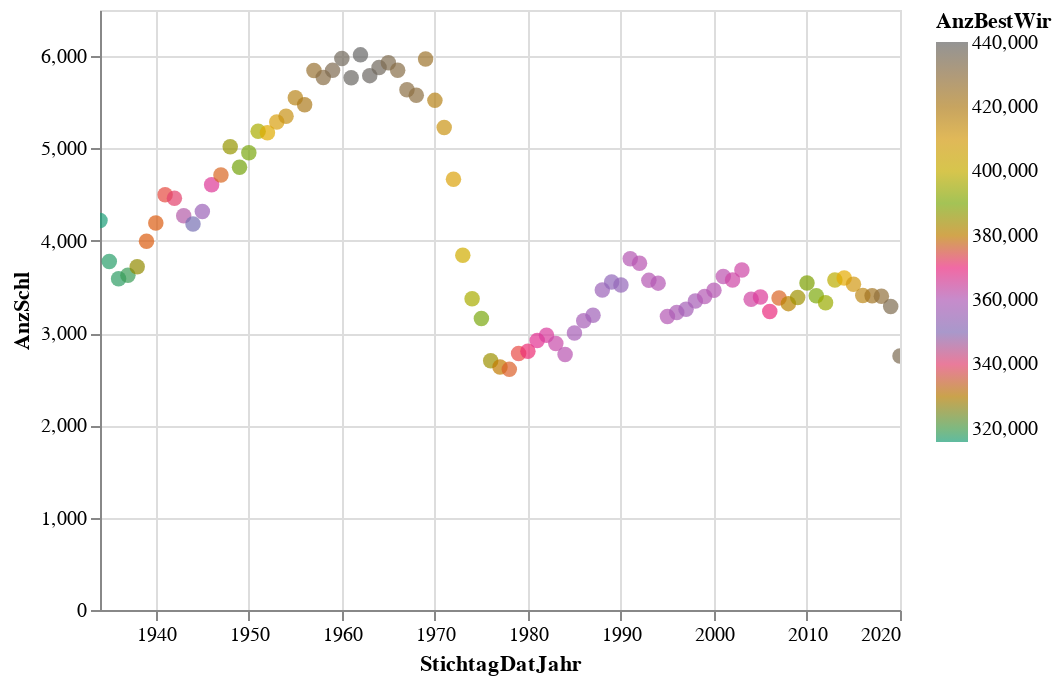

The cell this chart's notebook holds for it:
### Code cell
alt.Chart(data2betested).mark_circle(size=60).encode(
    x='StichtagDatJahr',
    y='AnzSchl',
    #color='AnzNat',
    #color=alt.Color('AnzNat', scale=alt.Scale(scheme='greens')),
    color=alt.Color('AnzBestWir', scale=alt.Scale(scheme='dark2')),
    tooltip=['AnzSchl','StichtagDatJahr','AnzSche','AnzBestWir']
).interactive() # this makes the axes interactive: now you can zoom & pan

### Figure 1 — Vega-Lite specification as saved in the notebook (floating-point values rounded to 4 significant figures)
{"config": {"view": {"continuousWidth": 400, "continuousHeight": 300}}, "data": {"name": "data-7b7dc74e409f9c83bd66be720559be2d"}, "mark": {"type": "circle", "size": 60}, "encoding": {"color": {"type": "quantitative", "field": "AnzBestWir", "scale": {"scheme": "dark2"}}, "tooltip": [{"type": "quantitative", "field": "AnzSchl"}, {"type": "temporal", "field": "StichtagDatJahr"}, {"type": "quantitative", "field": "AnzSche"}, {"type": "quantitative", "field": "AnzBestWir"}], "x": {"type": "temporal", "field": "StichtagDatJahr"}, "y": {"type": "quantitative", "field": "AnzSchl"}}, "selection": {"selector007": {"type": "interval", "bind": "scales", "encodings": ["x", "y"]}}, "$schema": "https://vega.github.io/schema/vega-lite/v4.8.1.json", "datasets": {"data-7b7dc74e409f9c83bd66be720559be2d": [{"StichtagDatJahr": "1934-01-01T00:00:00", "AnzSchl": 4220, "AnzSche": 705, "AnzBestWir": 315864}, {"StichtagDatJahr": "1935-01-01T00:00:00", "AnzSchl": 3775, "AnzSche": 678, "AnzBestWir": 317157}, {"StichtagDatJahr": "1936-01-01T00:00:00", "AnzSchl": 3588, "AnzSche": 703, "AnzBestWir": 317712}, {"StichtagDatJahr": "1937-01-01T00:00:00", "AnzSchl": 3626, "AnzSche": 712, "AnzBestWir": 318926}, {"StichtagDatJahr": "1938-01-01T00:00:00", "AnzSchl": 3719, "AnzSche": 716, "AnzBestWir": 326979}, {"StichtagDatJahr": "1939-01-01T00:00:00", "AnzSchl": 3995, "AnzSche": 679, "AnzBestWir": 333984}, {"StichtagDatJahr": "1940-01-01T00:00:00", "AnzSchl": 4193, "AnzSche": 626, "AnzBestWir": 334026}, {"StichtagDatJahr": "1941-01-01T00:00:00", "AnzSchl": 4498, "AnzSche": 646, "AnzBestWir": 336531}, {"StichtagDatJahr": "1942-01-01T00:00:00", "AnzSchl": 4460, "AnzSche": 647, "AnzBestWir": 339721}, {"StichtagDatJahr": "1943-01-01T00:00:00", "AnzSchl": 4271, "AnzSche": 664, "AnzBestWir": 345819}, {"StichtagDatJahr": "1944-01-01T00:00:00", "AnzSchl": 4181, "AnzSche": 649, "AnzBestWir": 351679}, {"StichtagDatJahr": "1945-01-01T00:00:00", "AnzSchl": 4316, "AnzSche": 744, "AnzBestWir": 357381}, {"StichtagDatJahr": "1946-01-01T00:00:00", "AnzSchl": 4606, "AnzSche": 872, "AnzBestWir": 367171}, {"StichtagDatJahr": "1947-01-01T00:00:00", "AnzSchl": 4713, "AnzSche": 926, "AnzBestWir": 377087}, {"StichtagDatJahr": "1948-01-01T00:00:00", "AnzSchl": 5018, "AnzSche": 883, "AnzBestWir": 383568}, {"StichtagDatJahr": "1949-01-01T00:00:00", "AnzSchl": 4797, "AnzSche": 834, "AnzBestWir": 386003}, {"StichtagDatJahr": "1950-01-01T00:00:00", "AnzSchl": 4954, "AnzSche": 891, "AnzBestWir": 389573}, {"StichtagDatJahr": "1951-01-01T00:00:00", "AnzSchl": 5187, "AnzSche": 912, "AnzBestWir": 396260}, {"StichtagDatJahr": "1952-01-01T00:00:00", "AnzSchl": 5170, "AnzSche": 867, "AnzBestWir": 403625}, {"StichtagDatJahr": "1953-01-01T00:00:00", "AnzSchl": 5286, "AnzSche": 887, "AnzBestWir": 408544}, {"StichtagDatJahr": "1954-01-01T00:00:00", "AnzSchl": 5349, "AnzSche": 850, "AnzBestWir": 413044}, {"StichtagDatJahr": "1955-01-01T00:00:00", "AnzSchl": 5550, "AnzSche": 911, "AnzBestWir": 417351}, {"StichtagDatJahr": "1956-01-01T00:00:00", "AnzSchl": 5473, "AnzSche": 825, "AnzBestWir": 420489}, {"StichtagDatJahr": "1957-01-01T00:00:00", "AnzSchl": 5844, "AnzSche": 857, "AnzBestWir": 426349}, {"StichtagDatJahr": "1958-01-01T00:00:00", "AnzSchl": 5769, "AnzSche": 776, "AnzBestWir": 431242}, {"StichtagDatJahr": "1959-01-01T00:00:00", "AnzSchl": 5846, "AnzSche": 858, "AnzBestWir": 434080}, {"StichtagDatJahr": "1960-01-01T00:00:00", "AnzSchl": 5975, "AnzSche": 787, "AnzBestWir": 437273}, {"StichtagDatJahr": "1961-01-01T00:00:00", "AnzSchl": 5766, "AnzSche": 752, "AnzBestWir": 439322}, {"StichtagDatJahr": "1962-01-01T00:00:00", "AnzSchl": 6014, "AnzSche": 778, "AnzBestWir": 440180}, {"StichtagDatJahr": "1963-01-01T00:00:00", "AnzSchl": 5789, "AnzSche": 728, "AnzBestWir": 439090}, {"StichtagDatJahr": "1964-01-01T00:00:00", "AnzSchl": 5878, "AnzSche": 709, "AnzBestWir": 437630}, {"StichtagDatJahr": "1965-01-01T00:00:00", "AnzSchl": 5928, "AnzSche": 660, "AnzBestWir": 433865}, {"StichtagDatJahr": "1966-01-01T00:00:00", "AnzSchl": 5848, "AnzSche": 689, "AnzBestWir": 431533}, {"StichtagDatJahr": "1967-01-01T00:00:00", "AnzSchl": 5636, "AnzSche": 686, "AnzBestWir": 430594}, {"StichtagDatJahr": "1968-01-01T00:00:00", "AnzSchl": 5577, "AnzSche": 710, "AnzBestWir": 430155}, {"StichtagDatJahr": "1969-01-01T00:00:00", "AnzSchl": 5969, "AnzSche": 764, "AnzBestWir": 425117}, {"StichtagDatJahr": "1970-01-01T00:00:00", "AnzSchl": 5521, "AnzSche": 699, "AnzBestWir": 417972}, {"StichtagDatJahr": "1971-01-01T00:00:00", "AnzSchl": 5228, "AnzSche": 716, "AnzBestWir": 412169}, {"StichtagDatJahr": "1972-01-01T00:00:00", "AnzSchl": 4667, "AnzSche": 757, "AnzBestWir": 407647}, {"StichtagDatJahr": "1973-01-01T00:00:00", "AnzSchl": 3844, "AnzSche": 834, "AnzBestWir": 401577}, {"StichtagDatJahr": "1974-01-01T00:00:00", "AnzSchl": 3372, "AnzSche": 799, "AnzBestWir": 396261}, {"StichtagDatJahr": "1975-01-01T00:00:00", "AnzSchl": 3157, "AnzSche": 752, "AnzBestWir": 389613}, {"StichtagDatJahr": "1976-01-01T00:00:00", "AnzSchl": 2700, "AnzSche": 772, "AnzBestWir": 382999}, {"StichtagDatJahr": "1977-01-01T00:00:00", "AnzSchl": 2633, "AnzSche": 955, "AnzBestWir": 379635}, {"StichtagDatJahr": "1978-01-01T00:00:00", "AnzSchl": 2607, "AnzSche": 859, "AnzBestWir": 376447}, {"StichtagDatJahr": "1979-01-01T00:00:00", "AnzSchl": 2778, "AnzSche": 768, "AnzBestWir": 374221}, {"StichtagDatJahr": "1980-01-01T00:00:00", "AnzSchl": 2804, "AnzSche": 867, "AnzBestWir": 370618}, {"StichtagDatJahr": "1981-01-01T00:00:00", "AnzSchl": 2919, "AnzSche": 857, "AnzBestWir": 368171}, {"StichtagDatJahr": "1982-01-01T00:00:00", "AnzSchl": 2976, "AnzSche": 819, "AnzBestWir": 366340}, {"StichtagDatJahr": "1983-01-01T00:00:00", "AnzSchl": 2887, "AnzSche": 847, "AnzBestWir": 363652}, {"StichtagDatJahr": "1984-01-01T00:00:00", "AnzSchl": 2769, "AnzSche": 873, "AnzBestWir": 361493}, {"StichtagDatJahr": "1985-01-01T00:00:00", "AnzSchl": 3000, "AnzSche": 794, "AnzBestWir": 359084}, {"StichtagDatJahr": "1986-01-01T00:00:00", "AnzSchl": 3134, "AnzSche": 1078, "AnzBestWir": 358873}, {"StichtagDatJahr": "1987-01-01T00:00:00", "AnzSchl": 3194, "AnzSche": 1156, "AnzBestWir": 358042}, {"StichtagDatJahr": "1988-01-01T00:00:00", "AnzSchl": 3467, "AnzSche": 1177, "AnzBestWir": 357360}, {"StichtagDatJahr": "1989-01-01T00:00:00", "AnzSchl": 3553, "AnzSche": 1176, "AnzBestWir": 355901}, {"StichtagDatJahr": "1990-01-01T00:00:00", "AnzSchl": 3521, "AnzSche": 1237, "AnzBestWir": 356352}, {"StichtagDatJahr": "1991-01-01T00:00:00", "AnzSchl": 3805, "AnzSche": 1305, "AnzBestWir": 360875}, {"StichtagDatJahr": "1992-01-01T00:00:00", "AnzSchl": 3757, "AnzSche": 1261, "AnzBestWir": 361488}, {"StichtagDatJahr": "1993-01-01T00:00:00", "AnzSchl": 3571, "AnzSche": 1475, "AnzBestWir": 360898}, {"StichtagDatJahr": "1994-01-01T00:00:00", "AnzSchl": 3541, "AnzSche": 1455, "AnzBestWir": 360848}, {"StichtagDatJahr": "1995-01-01T00:00:00", "AnzSchl": 3180, "AnzSche": 1488, "AnzBestWir": 360826}, {"StichtagDatJahr": "1996-01-01T00:00:00", "AnzSchl": 3222, "AnzSche": 1553, "AnzBestWir": 359648}, {"StichtagDatJahr": "1997-01-01T00:00:00", "AnzSchl": 3259, "AnzSche": 1557, "AnzBestWir": 358594}, {"StichtagDatJahr": "1998-01-01T00:00:00", "AnzSchl": 3348, "AnzSche": 1637, "AnzBestWir": 359073}, {"StichtagDatJahr": "1999-01-01T00:00:00", "AnzSchl": 3396, "AnzSche": 1628, "AnzBestWir": 360704}, {"StichtagDatJahr": "2000-01-01T00:00:00", "AnzSchl": 3463, "AnzSche": 1140, "AnzBestWir": 360980}, {"StichtagDatJahr": "2001-01-01T00:00:00", "AnzSchl": 3614, "AnzSche": 1107, "AnzBestWir": 362042}, {"StichtagDatJahr": "2002-01-01T00:00:00", "AnzSchl": 3574, "AnzSche": 1673, "AnzBestWir": 364558}, {"StichtagDatJahr": "2003-01-01T00:00:00", "AnzSchl": 3683, "AnzSche": 1545, "AnzBestWir": 364528}, {"StichtagDatJahr": "2004-01-01T00:00:00", "AnzSchl": 3367, "AnzSche": 1581, "AnzBestWir": 364977}, {"StichtagDatJahr": "2005-01-01T00:00:00", "AnzSchl": 3390, "AnzSche": 1856, "AnzBestWir": 366809}, {"StichtagDatJahr": "2006-01-01T00:00:00", "AnzSchl": 3234, "AnzSche": 1790, "AnzBestWir": 370062}, {"StichtagDatJahr": "2007-01-01T00:00:00", "AnzSchl": 3380, "AnzSche": 1643, "AnzBestWir": 376815}, {"StichtagDatJahr": "2008-01-01T00:00:00", "AnzSchl": 3319, "AnzSche": 1587, "AnzBestWir": 380499}, {"StichtagDatJahr": "2009-01-01T00:00:00", "AnzSchl": 3385, "AnzSche": 1780, "AnzBestWir": 382906}, {"StichtagDatJahr": "2010-01-01T00:00:00", "AnzSchl": 3543, "AnzSche": 1991, "AnzBestWir": 385468}, {"StichtagDatJahr": "2011-01-01T00:00:00", "AnzSchl": 3405, "AnzSche": 1544, "AnzBestWir": 390082}, {"StichtagDatJahr": "2012-01-01T00:00:00", "AnzSchl": 3328, "AnzSche": 1373, "AnzBestWir": 394012}, {"StichtagDatJahr": "2013-01-01T00:00:00", "AnzSchl": 3575, "AnzSche": 1488, "AnzBestWir": 398575}, {"StichtagDatJahr": "2014-01-01T00:00:00", "AnzSchl": 3597, "AnzSche": 1334, "AnzBestWir": 404783}, {"StichtagDatJahr": "2015-01-01T00:00:00", "AnzSchl": 3529, "AnzSche": 1297, "AnzBestWir": 410404}, {"StichtagDatJahr": "2016-01-01T00:00:00", "AnzSchl": 3406, "AnzSche": 1276, "AnzBestWir": 415682}, {"StichtagDatJahr": "2017-01-01T00:00:00", "AnzSchl": 3404, "AnzSche": 1251, "AnzBestWir": 423310}, {"StichtagDatJahr": "2018-01-01T00:00:00", "AnzSchl": 3399, "AnzSche": 1241, "AnzBestWir": 428737}, {"StichtagDatJahr": "2019-01-01T00:00:00", "AnzSchl": 3289, "AnzSche": 1305, "AnzBestWir": 434008}, {"StichtagDatJahr": "2020-01-01T00:00:00", "AnzSchl": 2751, "AnzSche": 1158, "AnzBestWir": 434736}]}}
